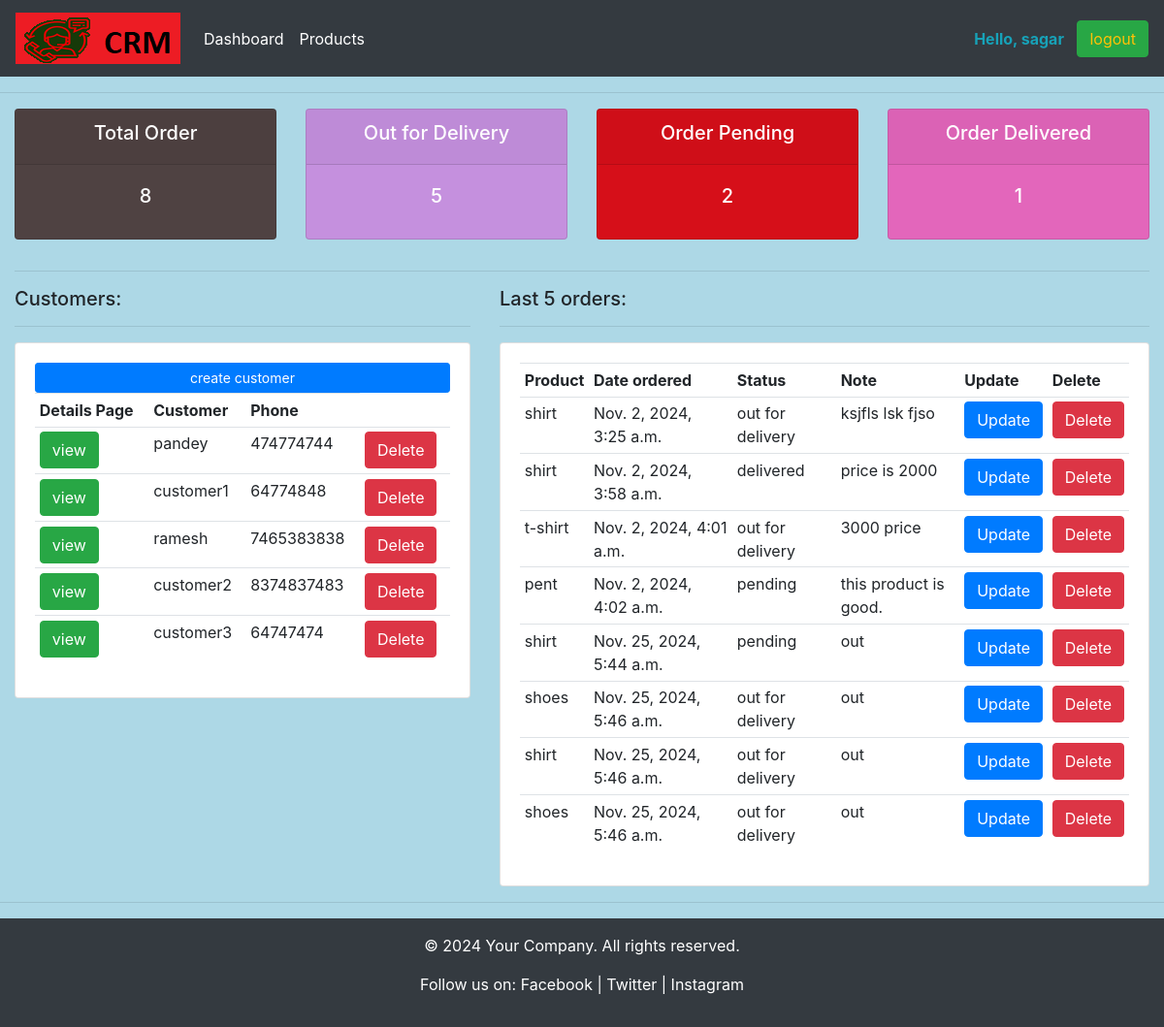
The app's page / (signed in) with its own data.
### accounts/models.py (models this page shows, shortened)
class Customer(models.Model):
    name = models.CharField(max_length=200, null=True)
    phone = models.CharField(max_length=200, null=True)
    email = models.CharField(max_length=200, null=True)
    date_created = models.DateTimeField(auto_now_add=True)

class Order(models.Model):
    STATUS = (
        ('pending', 'pending'),
        ('out for delivery', 'out for delivery'),
        ('delivered', 'delivered'),
    )
    customer = models.ForeignKey(Customer, null=True, on_delete=models.SET_NULL)
    product = models.ForeignKey(Product, null=True, on_delete=models.SET_NULL)
    date_created = models.DateTimeField(auto_now_add=True)
    status = models.CharField(max_length=200, null=True, choices=STATUS)
    note = models.CharField(max_length=200, null=True)

class Product(models.Model):
    name = models.CharField(max_length=200, null=True)
    price = models.FloatField(null=True)
    CATEGORY = (
        ('indoor', 'indoor'),
        ('outdoor', 'outdoor'),
    )
    category = models.CharField(choices=CATEGORY, max_length=200, null=True)
    description = models.TextField(max_length=200, null=True, blank=True)
    date_created = models.DateTimeField(auto_now_add=True, null=True)
    tag = models.ManyToManyField(Tag)

### accounts/views.py (the view)
# urls.py: path('', views.dashboard, name="home"),
@login_required(login_url='login')
def dashboard(request):
    customers = Customer.objects.all()
    orders = Order.objects.all()
    totalorder = orders.count()
    orderpending = orders.filter(status="pending").count()
    orderdelivered = orders.filter(status="delivered").count()
    outfordelivery = orders.filter(status="out for delivery").count()
    context = {
        'customers': customers,
        'orders': orders,
        "totalorder": totalorder,
        'orderpending': orderpending,
        'orderdelivered': orderdelivered,
        'outfordelivery': outfordelivery,
    }
    return render(request, 'accounts/dashboard.html', context)

### templates/accounts/dashboard.html
{% extends 'accounts/main.html' %}
{% block content %}
{% include 'accounts/status.html' %}
<div class="row">
    <div class="col-md-5">
        <h5>Customers:</h5>
        <hr>
        <div class="card card-body">
            <a class="btn btn-primary btn-sm btn-block" href="{% url 'create_customer' %}">
                create customer
            </a>
            <table class="table table-sm">
                <tr>
                    <th> Details Page</th>
                    <th> Customer</th>
                    <th> Phone</th>
                </tr>
                {% for customer in customers %}
                <tr>
                    <td>
                        <a class="btn btn-success" href="{% url 'customer' customer.id %}">
                        view
                        </a>
                    </td>
                    <td>{{ customer.name }}</td>
                    <td>{{ customer.phone}}</td>
                    <td>
                          <a class="btn btn-danger" href="{% url 'delete_customer' customer.id %}">
                            Delete
                         </a>
                    </td>
                </tr>
                {% endfor %}
            </table>
        </div>
    </div>
    <div class="col-md-7">
        <h5>Last 5 orders:</h5>
        <hr>
        <div class="card card-body">
            <table class="table table-sm">
                <tr>
                    <th>Product</th>
                    <th>Date ordered</th>
                    <th>Status</th>
                    <th>Note</th>
                    <th>Update</th>
                     <th>Delete</th>
                </tr>
                {% for order in orders %}
                <tr>
                    <td>{{order.product.name}}</td>
                    <td>{{order.date_created}}</td>
                    <td>{{order.status }}</td>
                    <td>{{order.note }}</td>
                    <td><a href="{% url 'update_order' order.pk %}">
                        <button type="button" class="btn btn-primary">Update</button>
                    </a></td>
                    <td><a href="{% url 'delete_order' order.pk %}">
                        <button type="button" class="btn btn-danger">Delete</button>
                    </a></td>
                </tr>
                {% endfor %}
            </table>
        </div>
    </div>
</div>
{% endblock %}

### templates/accounts/main.html (shortened to what this page needs)
<!DOCTYPE html>
{% load static %}
<html lang="en">
<head>
    <link rel="stylesheet" href="https://maxcdn.bootstrapcdn.com/bootstrap/4.0.0/css/bootstrap.min.css"
>
    <link rel="stylesheet" href="{% static '/css/main.css' %}">
</head>
<body>
{% include 'accounts/navbar.html' %}
<hr>
<div class="container-fluid">
    {% block content %}
    {% endblock %}
</div>
<hr>
<footer class="bg-dark text-white text-center py-3">
    <div class="container">
        <p>&copy; 2024 Your Company. All rights reserved.</p>
        <p>Follow us on:
            <a href="https://www.facebook.com" class="text-white">Facebook</a> |
            <a href="https://www.twitter.com" class="text-white">Twitter</a> |
            <a href="https://www.instagram.com" class="text-white">Instagram</a>
        </p>
    </div>
</footer>
</body>
</html>

### templates/accounts/navbar.html (shortened to what this page needs)
{% load static%}
<nav class="navbar navbar-expand-lg navbar-dark bg-dark">
    <img class="navbar-brand" src="{% static '/images/logo.png'%}" alt="logo.png"></a>
    <div class="collapse navbar-collapse" id="navbarSupportedContent">
        <ul class="navbar-nav mr-auto">
            <li class="nav-item active">
                <a class="nav-link" href="{% url 'home' %}">Dashboard </a>
            </li>
            <li class="nav-item active">
                <a class="nav-link" href="{% url 'product' %}">Products</a>
            </li>
        </ul>
      <strong class="text-info"> Hello, {{request.user}}</strong>&nbsp&nbsp&nbsp
            <a href="{% url 'logout' %}" class="btn btn-success text-warning">logout</a>
    </div>
</nav>

### templates/accounts/status.html
<div class="row">
    <div class="col-md-3">
        <div class="card text-black mb-3" id="totalorder">
            <div class="card-header">
                <h5> Total Order</h5>
            </div>
            <div class="card-body">
                <h5 class="card-title">{{ totalorder }} </h5>
            </div>
        </div>
    </div>
    <div class="col-md-3">
        <div class="card text-green mb-3" id="outfordelivery">
            <div class="card-header">
                <h5> Out for Delivery</h5>
            </div>
            <div class="card-body">
                <h5 class="card-title"> {{ outfordelivery }}</h5>
            </div>
        </div>
    </div>
    <div class="col-md-3">
        <div class="card text-white mb-3" id="orderpending">
            <div class="card-header">
                <h5>Order Pending</h5>
            </div>
            <div class="card-body">
                <h5 class="card-title"> {{ orderpending }}</h5>
            </div>
        </div>
    </div>
    <div class="col-md-3">
        <div class="card text-red mb-3" id="orderdelivered">
            <div class="card-header">
                <h5>Order Delivered</h5>
            </div>
            <div class="card-body">
                <h5 class="card-title">{{ orderdelivered }}</h5>
            </div>
        </div>
    </div>
</div>
<hr>

### static/css/main.css (style rules this page uses)
#totalorder { background-color: #4f4242; text-align: center; color: white; }
#orderpending { background-color:#d60f19; text-align: center; color: white; }
#outfordelivery { background-color:#c590de; text-align: center; color: white; }
#orderdelivered { background-color:#e366bb; text-align: center; color: white ; }
body { background-color: lightblue; }

### records on screen
Customer: name "pandey", phone "474774744"
Customer: name "customer1", phone "64774848"
Customer: name "ramesh", phone "7465383838"
Customer: name "customer2", phone "8374837483"
Customer: name "customer3", phone "64747474"
Order: product.name "shirt", date_created "Nov. 2, 2024, 3:25 a.m.", status "out for delivery", note "ksjfls lsk fjso"
Order: product.name "shirt", date_created "Nov. 2, 2024, 3:58 a.m.", status "delivered", note "price is 2000"
Order: product.name "t-shirt", date_created "Nov. 2, 2024, 4:01 a.m.", status "out for delivery", note "3000 price"
Order: product.name "pent", date_created "Nov. 2, 2024, 4:02 a.m.", status "pending", note "this product is good."
Order: product.name "shirt", date_created "Nov. 25, 2024, 5:44 a.m.", status "pending", note "out"
Order: product.name "shoes", date_created "Nov. 25, 2024, 5:46 a.m.", status "out for delivery", note "out"
Order: product.name "shirt", date_created "Nov. 25, 2024, 5:46 a.m.", status "out for delivery", note "out"
Order: product.name "shoes", date_created "Nov. 25, 2024, 5:46 a.m.", status "out for delivery", note "out"

### other values on screen
{{ request.user }} "sagar"
{{ totalorder }} "8"
{{ outfordelivery }} "5"
{{ orderpending }} "2"
{{ orderdelivered }} "1"
